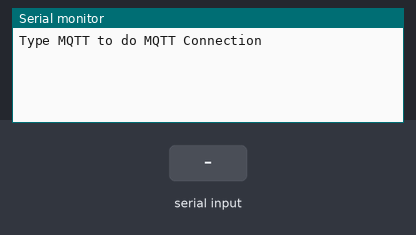
This sketch was run on a simulated Arduino Mega 2560, built with avr-gcc and run on an emulated ATmega2560. On the bench: the last lines printed to the serial monitor. The test bench sets the inputs (shaded band). The modem accepts every AT command (registered, SIM ready, sends succeed) and sends nothing else.

Above: at 6.2 s.
6.3 s: "OK\n" received over Serial
At 6.9 s:
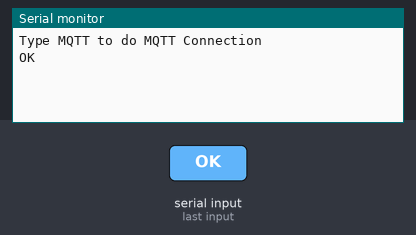
7.8 s: "MQTT\n" received over Serial
At 15.1 s:
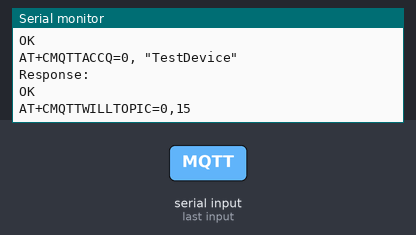

Measured:
- after the input at 6.3 s, the serial monitor: prints a new line at once (image 1)
- after the input at 7.8 s, the serial monitor: prints a new line at once (image 2)

The sketch:

SIMCOM_A7670C_MQTT.ino
```cpp
/*
---------------------------------- \\ sparkworks.id // ----------------------------------
Description:
  This file contains a sketch about the demo of using the SIMCOM A7670C 4G LTE
  module to perform the MQTT Publish and Subscribe. The A7670C 4G LTE module is
  connected to the ESP32 via UART2/SERIAL2 (GPIO16, GPIO17).

Instructions:
  1. Before uploading the sketch, you can change the APN according to the APN of
  your cellular provider.
  2. Upload the sketch to the ESP32 to run the MQTT Publish and Subscribe process to the
  demo server.
  3. After the sketch has been successfully uploaded to the ESP32, then open the
  serial monitor. Type "MQTT" then press enter to perform the MQTT Publish and Subscribe process.

**You can change the server host, port, device name, user, password, and topic according to
your preferences.

---------------------------------- \\ sparkworks.id // ----------------------------------

*/

String APN  = "internet";                     // replace with your APN
String HOST = "sparkworks.id";                // replace with your server address
String PORT = "34443";                        // replace with your MQTT port

String DEVNAME = "TestDevice";                // change with your device name (must be unix for every device)
String USER = "user1";
String PASS = "user1";
String SUBTOPIC = "test/laptop";
String PUBTOPIC = "test/simcom";

bool MQTT = false;
bool connected = false;

String sendData(String command, const int timeout) {
  String response = "";

  Serial2.println(command);

  long int time = millis();
  while ((time + timeout) > millis()) {
    if (Serial2.available()) {
      response = Serial2.readString();
    }
  }

  Serial.print(response);
  return response;
}

String sendDataWaitResponse(String command, String waitString, const int timeout, bool ln) {
  String response = "";
  bool timeoutReach = true;

  if (ln) {
    Serial.println();
    Serial.println(command);
    Serial2.println(command);
  } else {
    Serial.println();
    Serial.print(command);
    Serial2.print(command);
  }

  long int time = millis();
  while ((time + timeout) > millis()) {

    if (Serial2.available()) {
      response = Serial2.readString();
      if (response.indexOf(waitString) >= 0) {
        if (!ln) {
          Serial.println();
        }
        Serial.println("Response: ");
        Serial.println(response);
        timeoutReach = false;
        break;
      }
    }
  }

  if(timeoutReach){
    Serial.println("Request Timeout");
  }
  return response;
}

bool moduleStateCheck() {
  bool moduleState = false;

  for (int i = 0; i < 15; i++) {
    String msg = String("");
    msg = sendData("AT", 1000);
    if (msg.indexOf("OK") >= 0) {
      Serial.println("LTE Module had turned on and ready.");
      moduleState = true;
      break;
    }
    delay(1000);
  }
  return moduleState;
}


void setup() {
  // Enable Serial Connection to print status via serial monitor
  Serial.begin(9600);

  // Set serial2 as connection from esp to LTE module
  Serial2.begin(115200);

  delay(5000);
  Serial.println("Type MQTT to do MQTT Connection");

}

void loop() {
  if(Serial.available()){
    String recv = Serial.readStringUntil('\n');
    Serial.println(recv);
    if(recv.indexOf("MQTT")>=0){
      MQTT = true;
    }
  }

  while(MQTT){
    if(!connected){
      // Check if LTE Module is connected to ESP32 properly
      moduleStateCheck();

      // Attach PDP
      sendDataWaitResponse("AT+CGATT=1", "OK", 5000, true);

      // Configure APN
      sendDataWaitResponse("AT+CGDCONT=1,\"IP\",\"" + APN + "\"", "OK", 5000, true);

      // Activate PDP Context
      sendDataWaitResponse("AT+CGACT=1,1", "OK", 10000, true);

      // Start MQTT service,
      sendDataWaitResponse("AT+CMQTTSTART", "OK", 10000, true);

      // Subscribe to topics.
      sendDataWaitResponse("AT+CMQTTACCQ=0, \"" + DEVNAME + "\"", "", 5000, true);

      String WILLTOPIC = "WILL/" + DEVNAME;
      String WILLMESSAGE = DEVNAME + " - Connection Lost";

      // Set the will topic for the CONNECT message
      sendDataWaitResponse("AT+CMQTTWILLTOPIC=0," + String(WILLTOPIC.length()), ">", 10000, true);

      // Fill the will topic
      sendDataWaitResponse(WILLTOPIC, "OK", 5000, false);

      // Set the will message for the CONNECT message
      sendDataWaitResponse("AT+CMQTTWILLMSG=0," + String(WILLMESSAGE.length()) + ",1", ">", 10000, true);

      // Fill the will message
      sendDataWaitResponse(WILLMESSAGE, "OK", 5000, false);

      // Connect to a MQTT server
      sendDataWaitResponse("AT+CMQTTCONNECT=0,\"tcp://" + HOST + ":" + PORT + "\",60,1,\"" + USER + "\",\"" + PASS + "\"", "+CMQTTCONNECT:", 120000, true);

      // Subscribe a topic
      sendDataWaitResponse("AT+CMQTTSUB=0," + String(SUBTOPIC.length()) + ",1", ">", 10000, true);

      // Fill the subscribe topic
      sendDataWaitResponse(SUBTOPIC, "+CMQTTSUB:", 60000, false);

      // Set the Topic for Publish messages
      sendDataWaitResponse("AT+CMQTTTOPIC=0," + String(PUBTOPIC.length()), ">", 10000, true);

      // Fill the topic
      sendDataWaitResponse(PUBTOPIC, "OK", 60000, false);

      String PAYLOAD = "HELLO FROM SIMCOM";

      // Set the payload for the PUBLISH message
      sendDataWaitResponse("AT+CMQTTPAYLOAD=0," + String(PAYLOAD.length()), ">", 10000, true);

      // Fill the payload message
      sendDataWaitResponse(PAYLOAD, "OK", 60000, false);

      // Publish the payload message
      sendDataWaitResponse("AT+CMQTTPUB=0,1,60", "+CMQTTPUB:", 60000, true);

      connected = true;

    }
    else{
      // Print incoming message
      if(Serial2.available()){
        Serial.write(Serial2.read());
      }

      // Listen to serial monitor if there is a command to disconnect mqtt or to publish a message
      // Type DISC to disconnect MQTT Connection
      // Type PUB#your message# to publish a message
      if(Serial.available()){
        String recv = Serial.readStringUntil('\n');
        if(recv.indexOf("DISC")>=0){
          Serial.println();
          Serial.println("DISCONENCT MQTT");

          // Disconnect MQTT Connection
          sendDataWaitResponse("AT+CMQTTDISC=0,120", "+CMQTTDISC:", 10000, true);

          // Release the client
          sendDataWaitResponse("AT+CMQTTREL=0", "OK", 10000, true);

          // Stop MQTT Service
          sendDataWaitResponse("AT+CMQTTSTOP", "+CMQTTSTOP:", 10000, true);

          Serial.println("MQTT DISCONNECT");

          connected = false;
          MQTT = false;
          break;
        }
        else if(recv.indexOf("PUB#")>=0){
          int sep1 = recv.indexOf("PUB#");
          int sep2 = recv.indexOf("#", sep1 + 4);

          String msg = recv.substring(sep1 + 4, sep2);
          int msgLength = msg.length();

          // Set the Topic for Publish messages
          sendDataWaitResponse("AT+CMQTTTOPIC=0," + String(PUBTOPIC.length()), ">", 10000, true);

          // Fill the topic
          sendDataWaitResponse(PUBTOPIC, "OK", 61000, false);

          // Set the payload for the PUBLISH message
          sendDataWaitResponse("AT+CMQTTPAYLOAD=0," + String(msgLength), ">", 10000, true);

          // Fill the payload message
          sendDataWaitResponse(msg, "OK", 61000, false);

          // Publish the payload message
          sendDataWaitResponse("AT+CMQTTPUB=0,1,60", "+CMQTTPUB:", 61000, true);

        }
      }
    }
  }
}
```
